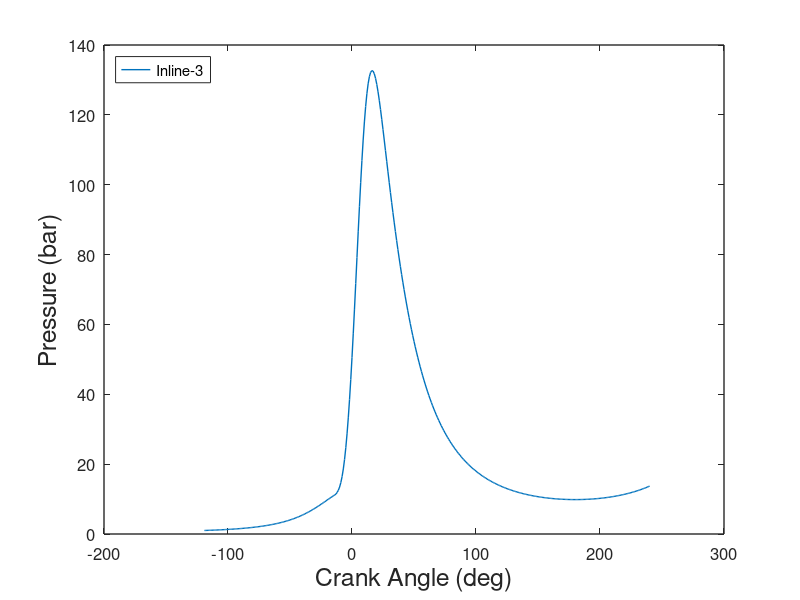
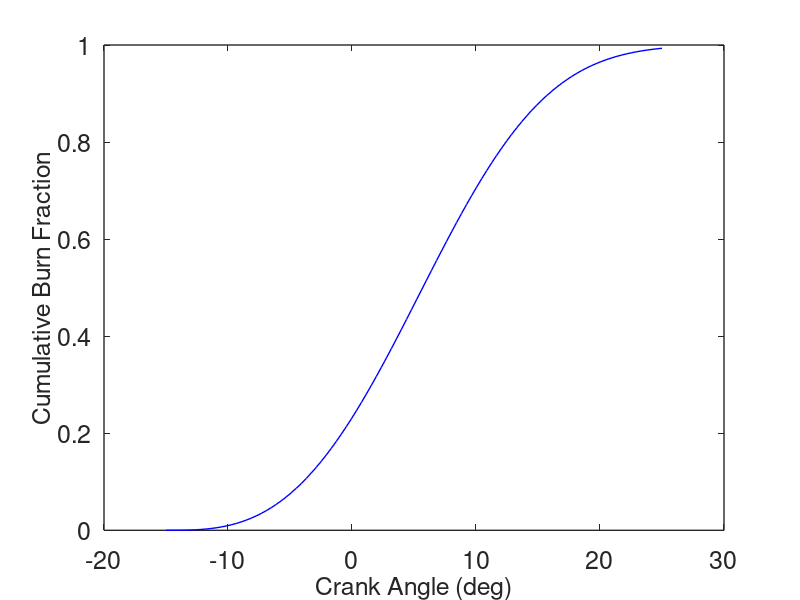
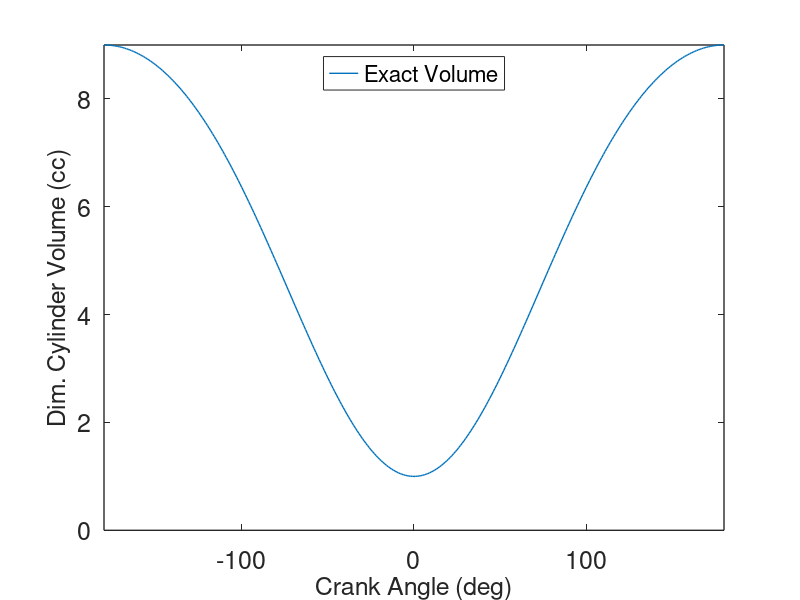
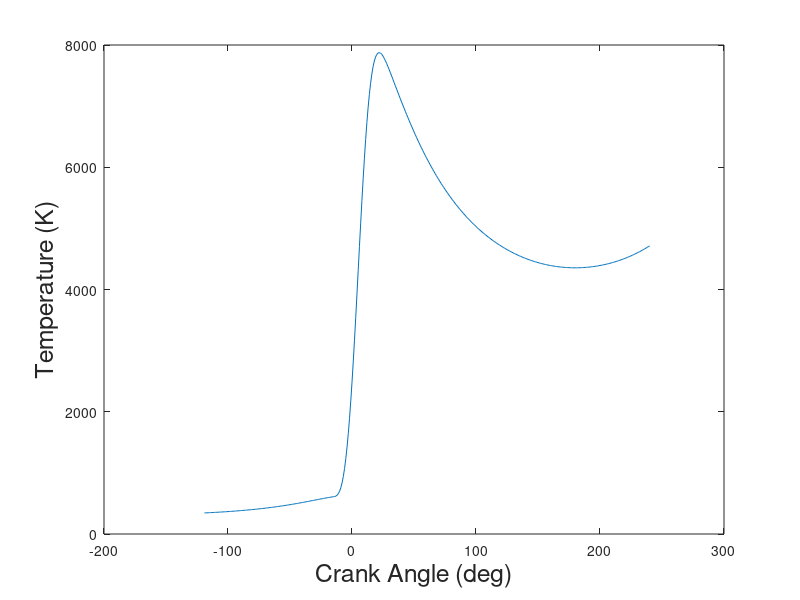

Write the MATLAB code that produced these figures, in order.
function [ ]=CrankAngleCalcs( )
% r = 9; % compression ratio
% s = 8.89; % stroke (cm)
% len= 13.335; %connecting rod length (cm)
% ep=s/(2*len);
% theta=-180:1:180; %crankangle theta vector
% ys1=(1-cosd(theta))/2; %approx y/s
% ys2= ys1+ (1-(1- ep^2*sind(theta).^2).^(1/2))/(2*ep); %exact y/s
% vol1 = 1+(r-1)*ys1; %approx volume
% vol2= 1+(r-1)*ys2; % exact volume
% %plot results
% figure(3)
% plot(theta,vol1,'--',theta,vol2,'-','linewidth',2);
% set(gca,'Xlim',[-180 180],'Ylim',[0 r],'fontsize',18,'linewidth',2);
% xlabel('Crank Angle (deg)','fontsize', 18);
% ylabel('Dim. Cylinder Volume','fontsize', 18);
% legend('Approx. Volume', 'Exact Volume','Location', 'North');

%% Pressure as a function of crank angle
% Gas cycle heat release code
% engine parameters
%clear();
thetas=-15; % start of heat release (deg)
thetad=40; % duration of heat release (deg)
r=9; %compression ratio
gamma= 1.31509; %gas const
b=.085725; %bore (m)
s=.0889; %stroke (m)
Vd=(pi/4)*(b^2)*s;
V1=Vd/(1-(1/r));
q= 4.8756/(148.249*V1); % dimensionless total heat release Qin/P1V1
a= 5; %weibe parameter a
n= 3; %weibe exponent n
step=1; % crankangle interval for calculation/plot
NN=360/step; % number of data points

% initialize the results data structure
save.theta=zeros(NN,1); % crankangle
save.vol=zeros(NN,1); % volume
save.press=zeros(NN,1); % pressure
save.work=zeros(NN,1); % work
pinit(1) = 1; %initial dimensionless pressure P/P1

j=1;
theta = -120; %initial crankangle
thetae = theta + step; %final crankangle in step
fy(1) = pinit(j); % assign initial pressure to working vector
fy(2) =0.; % reset work vector
% for loop for pressure and work calculation
for i=1:NN
    [fy, vol] = integrate(theta,thetae,fy);
    % reset to next interval
    theta = thetae;
    thetae = theta+step;
    % copy results to output vectors
    save.theta(i)=theta;
    save.vol(i)=vol;
    save.press(i,j)=fy(1);
    save.work(i,j)=fy(2);
end %end of pressure and work iteration loop
[pmax1, id_max1] = max(save.press(:,1)); %max pressure
thmax1=save.theta(id_max1);%crank angle
w1=save.work(NN,1);
eta1= w1/q; % thermal efficiency
imep1 = eta1*q*(r/(r -1)); %imep
eta_rat1 = eta1/(1-r^(1-gamma));
% output overall results
fprintf(' Inline-3 \n');
fprintf(' Theta_start %5.2f \n', thetas(1,1));
fprintf(' Theta_dur %5.2f \n', thetad(1,1));
fprintf(' P_max/P_1 %5.2f \n', pmax1);
fprintf(' Theta_max %7.1f \n',thmax1);
fprintf(' Net Work/P1V1 %7.2f \n', w1);
fprintf(' Efficiency %5.3f \n', eta1);
fprintf(' Eff. Ratio %5.3f \n', eta_rat1);
fprintf(' Imep/P1 %5.2f \n', imep1);

%plot results
figure(1)
plot(save.theta,save.press(:,1),'-','linewidth',1 )
set(gca, 'fontsize', 12,'linewidth',1);
legend('Inline-3', 'Location','NorthWest')
xlabel('Crank Angle (deg)','fontsize', 18)
ylabel('Pressure (bar)','fontsize', 18)
print -deps2 heatrelpressure

% figure(2);
% plot(save.theta,save.work(:,1),'-','linewidth',1)
% set(gca, 'fontsize', 12,'linewidth',1);
% legend('Inline-3','Location','NorthWest')
% xlabel('Theta (deg)','fontsize', 18)
% ylabel('Work','fontsize', 18)

    function[fy,vol] = integrate(theta,thetae,fy)
        %ode23 integration of the pressure differential equation
        %from theta to thetae with current values of fy as initial conditions
        [tt, yy] = ode23(@rates, [theta thetae], fy);
        for k=1:2
            fy(k) = yy(length(tt),k); %put last element of yy into fy vector
        end
        %pressure differential equation
        function [yprime] = rates(theta,fy)
            vol=(1.+ (r -1)/2.*(1-cosd(theta)))/r;
            dvol=(r - 1)/2.*sind(theta)/r*pi/180.; %dvol/dtheta
            dx=0.; %set heat release to zero
            if(theta > thetas) % then heat release dx > 0
                dum1=(theta -thetas)/thetad;
                x=1.- exp(-(a*dum1^n));
                dx=(1-x)*a*n*dum1^(n-1)/thetad; %dx/dthetha
            end
            term1= -gamma*fy(1)*dvol/vol;
            term2= (gamma-1)*q*dx/vol;
            yprime(1,1)= term1 + term2;
            yprime(2,1)= fy(1)*dvol;
        end %end of function rates
    end %end of function integrate2

%% Burn Fraction
theta=linspace(thetas,thetas+thetad,100); %crankangle theta vector
dum=(theta-thetas)/thetad; % theta diference vector
temp=-a*dum.^n;
xb=1.-exp(temp); %burn fraction
dxb=n*a*(1-xb).*dum.^(n-1); %element by element vector multiplication
%plot results
figure ()
plot(theta,xb,'b','linewidth',1);
set(gca, 'fontsize', 18,'linewidth',1);
xlabel('Crank Angle (deg)','fontsize', 18);
ylabel('Cumulative Burn Fraction','fontsize', 18);
figure();
plot(theta,dxb,'b','linewidth',1);
set(gca, 'fontsize', 18,'linewidth',1);
xlabel('Crank Angle (deg)','fontsize', 18);
ylabel('Burn Rate (1/deg)','fontsize', 18);

%% Cylinder Volume
len= 13.35; %connecting rod length (cm)
ep=(s*100)/(2*len); %epsilon
theta=-180:1:180; %crankangle theta vector
ys1=(1-cosd(theta))/2; %approx y/s
ys2= ys1+ (1-(1- ep^2*sind(theta).^2).^(1/2))/(2*ep); %exact y/s
vol2= 1+(r-1)*ys2; % exact volume
%plot results
plot(theta,vol2,'-','linewidth',1);
set(gca,'Xlim',[-180 180],'Ylim',[0 r],'fontsize',18,'linewidth',1);
xlabel('Crank Angle (deg)','fontsize', 18);
ylabel('Dim. Cylinder Volume (cc)','fontsize', 18);
legend('Exact Volume','Location', 'North');

%% Temperature
cv=0.718;
T=((save.press*100).*save.vol)/(cv*(gamma-1));

figure()
plot(save.theta,T)
xlabel('Crank Angle (deg)','fontsize', 18);
ylabel('Temperature (K)','fontsize',18)

%% Instantaneous piston speed/mean piston speed
crankrad=4.445; %crank radius (cm) 4.445
len=120;
R=len/crankrad; %ratio of connecting rod length to the crank radius
sp_msp=(pi/2)*sin(theta)*(1+((cos(theta)/sqrt((R.^2)-(sin(theta).^2))))); %instantaneoud piston speed/mean piston speed as a function of crank angle as per Heywood p.45

figure()
plot(theta,sp_msp)
set(gca,'Xlim',[0 180],'fontsize',18,'linewidth',1);
xlabel('Crank Angle (deg)','fontsize', 18);

end % heat_release_weibe2
